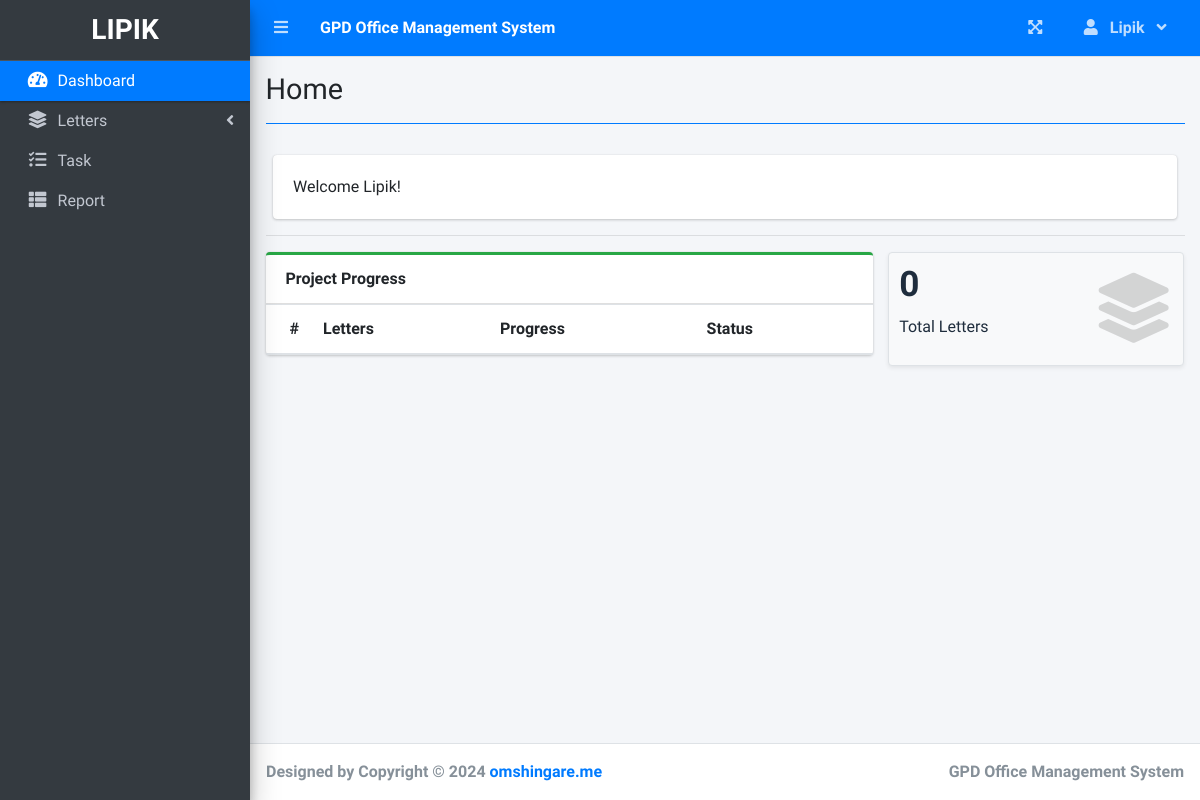
/ (signed in), run on an earlier commit of the app's database.
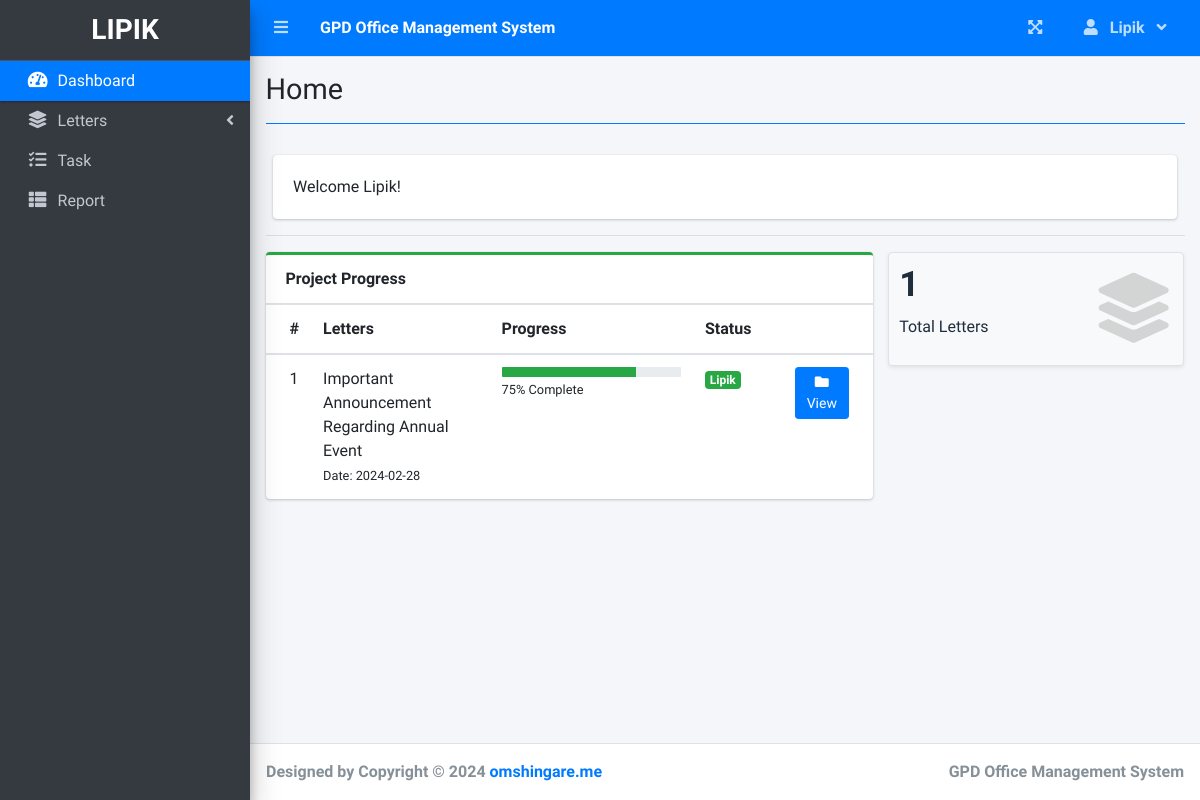
And on a later commit of the database.
### tables this page shows
CREATE TABLE `gpd_letters` (
  `letter_id` int(11) NOT NULL,
  `letter_creator_user_id` int(11) NOT NULL,
  `letter_title` text NOT NULL,
  `letter_content` text NOT NULL,
  `letter_status` int(11) DEFAULT 1,
  `letter_hod_remarks` text DEFAULT NULL,
  `letter_lipik_remarks` text DEFAULT NULL,
  `letter_principal_remarks` text DEFAULT NULL,
  `letter_principal_approval_date` datetime DEFAULT NULL,
  `letter_lipik_approval_date` datetime DEFAULT NULL,
  `letter_hod_approval_date` datetime DEFAULT NULL,
  `letter_created_date` date DEFAULT NULL
);

### home.php (the view, shortened to what this page needs)
<?php include('db_connect.php') ?>
 <div class="col-12">
          <div class="card">
            <div class="card-body">
              Welcome <?php echo $_SESSION['login_user_name'] ?>!
            </div>
          </div>
  </div>
  <hr>
      <div class="row">
        <div class="col-md-8">
        <div class="card card-outline card-success">
          <div class="card-header">
            <b>Project Progress</b>
          </div>
          <div class="card-body p-0">
            <div class="table-responsive">
              <table class="table m-0 table-hover">
                <colgroup>
                  <col width="5%">
                  <col width="30%">
                  <col width="35%">
                  <col width="15%">
                  <col width="15%">
                </colgroup>
                <thead>
                  <th>#</th>
                  <th>Letters</th>
                  <th>Progress</th>
                  <th>Status</th>
                  <th></th>
                </thead>
                <tbody>
                <?php
                $i = 1;
                $stat = array("Teacher","Hod","Lipik","Principal", "Done");
                $where = "";
                if($_SESSION['login_user_type_id'] == 2){
                  $where = " WHERE letter_creator_user_id = '{$_SESSION['login_user_id']}'";
                }
                elseif($_SESSION['login_user_type_id'] == 3){
                  $where = " WHERE letter_creator_user_id = '{$_SESSION['login_user_id']}' OR letter_creator_user_id IN ( SELECT user_id FROM gpd_teacher WHERE department_id = ( SELECT department_id FROM gpd_hod WHERE user_id = '{$_SESSION['login_user_id']}' ))";
                }
                elseif($_SESSION['login_user_type_id'] == 4){
                  $where = " WHERE letter_status = '3'";
                }
                elseif($_SESSION['login_user_type_id'] == 5){
                  $where = " WHERE letter_status = '4'";
                }
                $qry = $conn->query("SELECT * FROM gpd_letters $where order by letter_creator_user_id asc");
                while($row = $qry->fetch_assoc()):
                  $status = $row['letter_status'];
                  $prog = ($status == 4) ? 100 : ($status * 25);
                ?>
                  <tr>
                      <td>
                         <?php echo $i++ ?>
                      </td>
                      <td>
                          <a>
                              <?php echo ucwords($row['letter_title']) ?>
                          </a>
                          <br>
                          <small>
                              Date: <?php echo date("Y-m-d",strtotime($row['letter_created_date'])) ?>
                          </small>
                      </td>
                      <td class="project_progress">
                          <div class="progress progress-sm">
                              <div class="progress-bar bg-green" role="progressbar" aria-valuenow="57" aria-valuemin="0" aria-valuemax="100" style="width: <?php echo $prog ?>%">
                              </div>
                          </div>
                          <small>
                              <?php echo $prog ?>% Complete
                          </small>
                      </td>
                      <td class="project-state">
                          <?php
                              echo "<div class='badge badge-success '>{$stat[$row['letter_status'] - 1]}</div>";
                          ?>
                      </td>
                      <td>
                        <a class="btn btn-primary btn-sm" href="./index.php?page=view_project&id=<?php echo $row['letter_id'] ?>">
                              <i class="fas fa-folder">
                              </i>
                              View
                        </a>
                      </td>
                  </tr>
                <?php endwhile; ?>
                </tbody>
              </table>
            </div>
          </div>
        </div>
        </div>
        <div class="col-md-4">
          <div class="row">
          <div class="col-12 col-sm-6 col-md-12">
            <div class="small-box bg-light shadow-sm border">
              <div class="inner">
                <h3><?php echo $conn->query("SELECT * FROM gpd_letters $where")->num_rows; ?></h3>
                <p>Total Letters</p>
              </div>
              <div class="icon">
                <i class="fa fa-layer-group"></i>
              </div>
            </div>
          </div>
          </div>
      </div>
        </div>
      </div>

### index.php (shortened to what this page needs)
<!DOCTYPE html>
<html lang="en">
<?php
	include 'header.php'
?>
<body class="hold-transition sidebar-mini layout-fixed layout-navbar-fixed layout-footer-fixed">
<div class="wrapper">
  <?php include 'topbar.php' ?>
  <?php include 'sidebar.php' ?>
  <div class="content-wrapper">
    <div class="content-header">
      <div class="container-fluid">
        <div class="row mb-2">
          <div class="col-sm-6">
            <h1 class="m-0"><?php echo $title ?></h1>
          </div>
        </div>
            <hr class="border-primary">
      </div>
    </div>
    <section class="content">
      <div class="container-fluid">
         <?php
            $page = isset($_GET['page']) ? $_GET['page'] : 'home';
            if(!file_exists($page.".php")){
                include '404.html';
            }else{
            include $page.'.php';
            }
          ?>
      </div>
  </div>
  <footer class="main-footer">
    <strong>Designed by Copyright &copy; 2024 <a href="https://www.omshingare.me/">omshingare.me</a></strong>
    <div class="float-right d-none d-sm-inline-block">
      <b><?php echo $_SESSION['system']['name'] ?></b>
    </div>
  </footer>
</body>
</html>

### header.php (shortened to what this page needs)
<head>
  <?php
  $title = isset($_GET['page']) ? ucwords(str_replace("_", ' ', $_GET['page'])) : "Home";
  ?>
  <link rel="stylesheet" href="assets/plugins/fontawesome-free/css/all.min.css">
  <link rel="stylesheet" href="assets/plugins/overlayScrollbars/css/OverlayScrollbars.min.css">
  <link rel="stylesheet" href="assets/plugins/datatables-bs4/css/dataTables.bootstrap4.min.css">
  <link rel="stylesheet" href="assets/plugins/datatables-responsive/css/responsive.bootstrap4.min.css">
  <link rel="stylesheet" href="assets/plugins/datatables-buttons/css/buttons.bootstrap4.min.css">
  <link rel="stylesheet" href="assets/plugins/select2/css/select2.min.css">
  <link rel="stylesheet" href="assets/plugins/select2-bootstrap4-theme/select2-bootstrap4.min.css">
  <link rel="stylesheet" href="assets/plugins/sweetalert2-theme-bootstrap-4/bootstrap-4.min.css">
  <link rel="stylesheet" href="assets/plugins/toastr/toastr.min.css">
  <link rel="stylesheet" href="assets/plugins/dropzone/min/dropzone.min.css">
  <link rel="stylesheet" href="assets/dist/css/jquery.datetimepicker.min.css">
  <link rel="stylesheet" href="assets/plugins/icheck-bootstrap/icheck-bootstrap.min.css">
  <link rel="stylesheet" href="assets/plugins/bootstrap4-toggle/css/bootstrap4-toggle.min.css">
  <link rel="stylesheet" href="assets/dist/css/adminlte.min.css">
  <link rel="stylesheet" href="assets/dist/css/styles.css">
  <link rel="stylesheet" href="assets/plugins/summernote/summernote-bs4.min.css">
</head>

### topbar.php (shortened to what this page needs)
<nav class="main-header navbar navbar-expand navbar-primary navbar-dark ">
  <ul class="navbar-nav">
    <?php if(isset($_SESSION['login_user_id'])): ?>
    <li class="nav-item">
      <a class="nav-link" data-widget="pushmenu" href="" role="button"><i class="fas fa-bars"></i></a>
    </li>
  <?php endif; ?>
    <li>
      <a class="nav-link text-white"  href="./" role="button"> <large><b><?php echo $_SESSION['system']['name'] ?></b></large></a>
    </li>
  </ul>
  <ul class="navbar-nav ml-auto">
    <li class="nav-item">
      <a class="nav-link" data-widget="fullscreen" href="#" role="button">
        <i class="fas fa-expand-arrows-alt"></i>
      </a>
    </li>
   <li class="nav-item dropdown">
          <a class="nav-link"  data-toggle="dropdown" aria-expanded="true" href="javascript:void(0)">
            <span>
              <div class="d-felx badge-pill">
                <span class="fa fa-user mr-2"></span>
                <span><b><?php echo ucwords($_SESSION['login_user_name']) ?></b></span>
                <span class="fa fa-angle-down ml-2"></span>
              </div>
            </span>
          </a>
    </li>
  </ul>
</nav>

### sidebar.php (shortened to what this page needs)
  <aside class="main-sidebar sidebar-dark-primary elevation-4">
    <div class="dropdown">
    <a href="./" class="brand-link">
    <?php if($_SESSION['login_user_type_id'] == 1): ?>
        <h3 class="text-center p-0 m-0"><b>ADMIN</b></h3>
    <?php elseif($_SESSION['login_user_type_id'] == 2): ?>
        <h3 class="text-center p-0 m-0"><b>TEACHER</b></h3>
    <?php elseif($_SESSION['login_user_type_id'] == 3): ?>
        <h3 class="text-center p-0 m-0"><b>HOD</b></h3>
    <?php elseif($_SESSION['login_user_type_id'] == 4): ?>
        <h3 class="text-center p-0 m-0"><b>LIPIK</b></h3>
    <?php elseif($_SESSION['login_user_type_id'] == 5): ?>
        <h3 class="text-center p-0 m-0"><b>PRINCIPAL</b></h3>
    <?php endif; ?>
</a>
    </div>
    <div class="sidebar pb-4 mb-4">
      <nav class="mt-2">
        <ul class="nav nav-pills nav-sidebar flex-column nav-flat" data-widget="treeview" role="menu" data-accordion="false">
          <li class="nav-item dropdown">
            <a href="./" class="nav-link nav-home">
              <i class="nav-icon fas fa-tachometer-alt"></i>
              <p>
                Dashboard
              </p>
            </a>
          </li>
          <li class="nav-item">
            <a href="#" class="nav-link nav-edit_project nav-view_project">
              <i class="nav-icon fas fa-layer-group"></i>
              <p>
                Letters
                <i class="right fas fa-angle-left"></i>
              </p>
            </a>
          </li>
          <li class="nav-item">
                <a href="./index.php?page=task_list" class="nav-link nav-task_list">
                  <i class="fas fa-tasks nav-icon"></i>
                  <p>Task</p>
                </a>
          </li>
           <li class="nav-item">
                <a href="./index.php?page=reports" class="nav-link nav-reports">
                  <i class="fas fa-th-list nav-icon"></i>
                  <p>Report</p>
                </a>
          </li>
        </ul>
      </nav>
    </div>
  </aside>

What changed in the data, as far as the page shows it:
added gpd_letters: letter_title "Important Announcement Regarding Annual Event", letter_created_date "2024-02-28", letter_status "75", letter_status "Lipik"
Also different on the page:
$conn->query("SELECT * FROM gpd_letters $where")->num_rows: "0" → "1"
